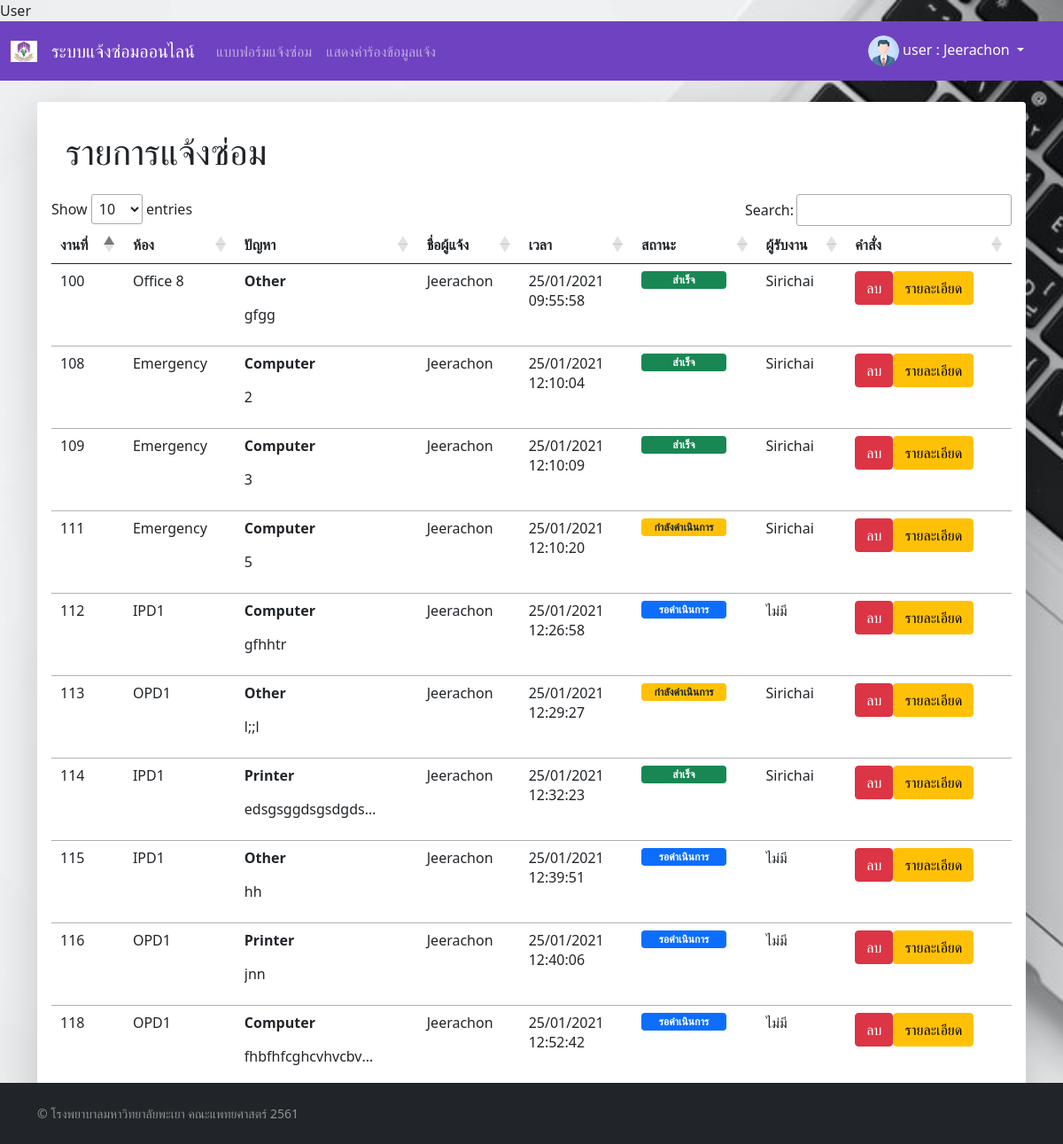
/app/showdatauser.php (signed in), run on the app's committed database.
### tables this page shows
CREATE TABLE `report` (
  `Case_ID` int(8) NOT NULL,
  `Location` char(10) NOT NULL,
  `Problem` char(13) NOT NULL,
  `Description` text NOT NULL,
  `Time` time NOT NULL,
  `Date` date NOT NULL,
  `Editby` char(20) NOT NULL,
  `Stat` char(20) NOT NULL,
  `Username` char(20) NOT NULL,
  `Worker` char(23) NOT NULL
);

### app/showdatauser.php (the view, shortened to what this page needs)
<!DOCTYPE html>
<html lang="en" class="h-100">
<head>
  <?php
  include '../components/meta-title.php'
  ?>
</head>
<body>
  <?php
  include '../components/navbar.php';
  $uname = $_SESSION["Username"];
  ?>
  <br>
  <div class="container">
    <div class="shadow-lg p-3 mb-5 bg-white rounded">
      <div class="p-3 ">
        <h1>รายการแจ้งซ่อม</h1>
      </div>
      <div class="table-responsive">
        <table id="myTable" class="table table-hover table-sm">
          <thead>
            <tr>
              <th scope="col">งานที่</th>
              <th scope="col">ห้อง</th>
              <th scope="col">ปัญหา</th>
              <th scope="col">ชื่อผู้แจ้ง</th>
              <th scope="col">เวลา</th>
              <th scope="col">สถานะ</th>
              <th scope="col">ผู้รับงาน</th>
              <th scope="col">คำสั่ง</th>
            </tr>
          </thead>
          <tbody>
            <?php
            require '../DB/connect.php';
            $result = mysqli_query($con, "SELECT * FROM report Where Username = '$uname' and stat != 'Done' ");
            if ($result) {
              while ($row = mysqli_fetch_array($result)) {
                if ($row["Stat"] == 'รอดำเนินการ') {
                  $color = 'bg-primary text-white';
                } elseif ($row["Stat"] == 'กำลังดำเนินการ') {
                  $color = 'bg-warning text-dark';
                } else {
                  $color = 'bg-success text-white';
                }
                echo "<tr>";
                echo "<td>" . $row["Case_ID"] . "</td>";
                echo "<td>" . $row["Location"] . "</td>";
                echo "<td>" . "<p class='fw-bold'>" . $row["Problem"] . "</p>" . "<p class='text-break' style='text-decoration: none;
          text-overflow: ellipsis; /* เพิ่ม ... จุดจุดจุดท้ายสุด */
          display: block; overflow: hidden;
          white-space: nowrap;
          width: 150px; /* กำหนดความกว้าง */ '>" . $row["Description"] . "</p>" . "</td>";
                echo "<td>" . $row["Username"] . "</td>";
                $date = date_create($row["Date"]);
                echo "<td>" .  date_format($date, "d/m/Y") . "<br>" . $row["Time"] . "</td>";
                echo "<td><div class=' badge " . $color . "' style='width: 6rem;' >" . $row["Stat"] . "</div></td>";
                echo "<td>" . $row["Worker"] . "</td>";
                echo "<td><div class='btn-group' role='group' aria-label='Basic mixed styles example'>
                <form action='../components/delete.php' method='POST'>
                <input  type='hidden' name='delete' value='" . $row["Case_ID"] . "'/>
                <input type='button'class=' btn btn-danger'name='submit-btn' value='ลบ' data-bs-toggle='modal' data-bs-target='#Modeldel" . $row["Case_ID"] . "'/>
          <div class='modal fade' id='Modeldel" . $row["Case_ID"] . "' tabindex='-1' aria-labelledby='modeldell' aria-hidden='true'>
          <div class='modal-dialog'>
            <div class='modal-content'>
                <div class='modal-header'>
                  <h5 class='modal-title' id='modeldell'>ยืนยันการลบ</h5>
                  <button type='button' class='btn-close' data-bs-dismiss='modal' aria-label='Close'></button>
                </div>
                <div class='modal-body'>
                  โปรดยืนยันการลบรายงาน
                </div>
                <div class='modal-footer'>
                  <button type='button' class='btn btn-danger' data-bs-dismiss='modal'>ยกเลิก</button>
                  <button type='submit' class='btn btn-success'>ยืนยัน</button>
                </div>
              </div>
            </div>
          </div>
          </form>
          <form target='_blank' action='../app/jobdetail.php' method='POST'>
          <input  type='hidden' name='job' value='" . $row["Case_ID"] . "'/>
          <input type='submit'class=' btn btn-warning'name='submit-btn' value='รายละเอียด' />
          </form>
          </div>
          </td>";
                echo "</tr>";
              }
            }
            ?></tbody>
        </table>
      </div>
    </div>
  </div>
  <?php
  include '../components/footer.php'
  ?>
</body>
</html>

### components/meta-title.php (shortened to what this page needs)
<link href="../bootstrap-5/css/bootstrap.min.css" rel="stylesheet">
<link href="../css/body.css" rel="stylesheet">
<link rel="stylesheet" href="//cdn.datatables.net/1.10.23/css/jquery.dataTables.min.css">

### components/navbar.php (shortened to what this page needs)
<nav class="navbar navbar-expand-lg navbar-dark"style="background-color: #6f42c1;" >
  <div class="container-fluid">
  <a class="navbar-brand" >
      <img src="..\img\1200px-UPHosLogo.svg.png" alt="" width="30" height="24">
    </a>
  <a class="navbar-brand" href="home.php">ระบบแจ้งซ่อมออนไลน์</a>
    <div class="collapse navbar-collapse" id="navbarText">
      <ul class="navbar-nav me-auto mb-2 mb-lg-0">
        <li class="nav-item">
          <a class="nav-link " href="home.php">แบบฟอร์มแจ้งซ่อม</a>
        </li>
        <li class="nav-item">
          <a class="nav-link" href="../app/showdatauser.php">แสดงคำร้องข้อมูลแจ้ง</a>
        </li>
      </ul>
      <span class="dropdown" class="navbar-text " >
      <a class="nav-link dropdown-toggle" style="color: #FFFFFF;" href="#" id="navbarDropdown" role="button" data-bs-toggle="dropdown" aria-expanded="false" ><img src="../img/profile.png" alt="Avatar" class="avatar">
      <?php
            echo $_SESSION["type"];
            echo "  : <tr class='fs-4' >". $_SESSION['Username'] . "</tr>";?>
        </a>
      </span>
    </div>
  </div>
</nav>

### components/footer.php (shortened to what this page needs)
<footer  class="footer mt-auto py-4 bg-dark text-white-50" >
  <div class="container" >
  <small> &copy; โรงพยาบาลมหาวิทยาลัยพะเยา คณะแพทยศาสตร์ 2561</small>
  </div>
</footer>

### css/body.css (style rules this page uses)
body { background: url('img/bg.jfif') no-repeat center center fixed; -webkit-background-size: cover; -moz-background-size: cover; background-size: cover; -o-background-size: cover; }

### components/navbar.php (style rules this page uses)
.avatar { vertical-align: middle; width: 35px; height: 35px; border-radius: 50%; }

### components/footer.php (style rules this page uses)
footer { position:fixed; bottom:0; width: 100%; }

### data on the page
report: Case_ID "100", Location "Office 8", Problem "Other", Description "gfgg", Username "Jeerachon", Date "25/01/2021", Time "09:55:58", Stat "สำเร็จ", Worker "Sirichai"
report: Case_ID "108", Location "Emergency", Problem "Computer", Description "2", Username "Jeerachon", Date "25/01/2021", Time "12:10:04", Stat "สำเร็จ", Worker "Sirichai"
report: Case_ID "109", Location "Emergency", Problem "Computer", Description "3", Username "Jeerachon", Date "25/01/2021", Time "12:10:09", Stat "สำเร็จ", Worker "Sirichai"
report: Case_ID "111", Location "Emergency", Problem "Computer", Description "5", Username "Jeerachon", Date "25/01/2021", Time "12:10:20", Stat "กำลังดำเนินการ", Worker "Sirichai"
report: Case_ID "112", Location "IPD1", Problem "Computer", Description "gfhhtr", Username "Jeerachon", Date "25/01/2021", Time "12:26:58", Stat "รอดำเนินการ", Worker "ไม่มี"
report: Case_ID "113", Location "OPD1", Problem "Other", Description "l;;l", Username "Jeerachon", Date "25/01/2021", Time "12:29:27", Stat "กำลังดำเนินการ", Worker "Sirichai"
report: Case_ID "114", Location "IPD1", Problem "Printer", Description "edsgsggdsgsdgds…", Username "Jeerachon", Date "25/01/2021", Time "12:32:23", Stat "สำเร็จ", Worker "Sirichai"
report: Case_ID "115", Location "IPD1", Problem "Other", Description "hh", Username "Jeerachon", Date "25/01/2021", Time "12:39:51", Stat "รอดำเนินการ", Worker "ไม่มี"
report: Case_ID "116", Location "OPD1", Problem "Printer", Description "jnn", Username "Jeerachon", Date "25/01/2021", Time "12:40:06", Stat "รอดำเนินการ", Worker "ไม่มี"
report: Case_ID "118", Location "OPD1", Problem "Computer", Description "fhbfhfcghcvhvcbv…", Username "Jeerachon", Date "25/01/2021", Time "12:52:42", Stat "รอดำเนินการ", Worker "ไม่มี"

### other printed values
$_SESSION["type"] "user"
$_SESSION['Username'] "Jeerachon"
